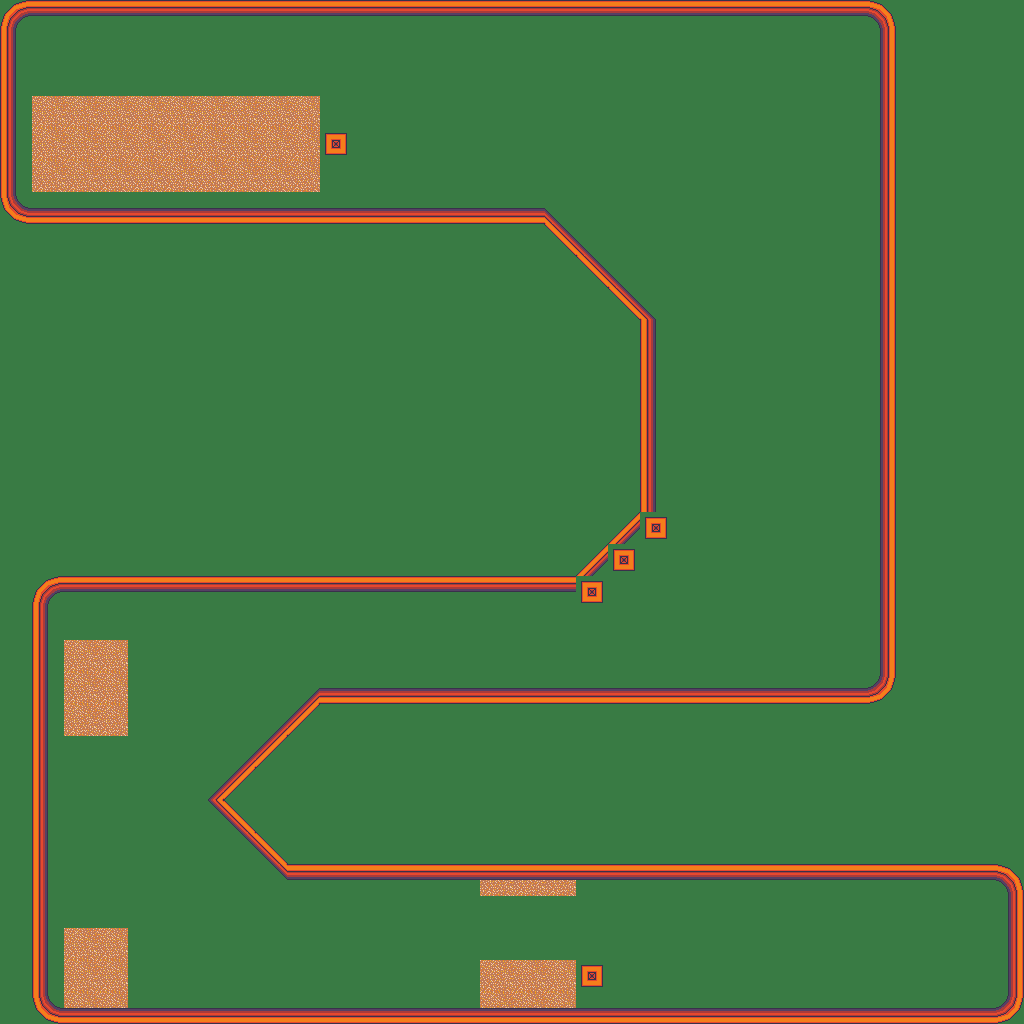

A 2D game scene composited from a Tiled map and its tileset images. What follows is a short description and the map's XML, with each tile layer's data collapsed to a summary:
An orthogonal 32x32 tile map with 32x32 px tiles, 2 tile layers (ground, walls) and 13 objects (5x bumper, exterior, tee, hole).

<map version="1.0" tiledversion="1.1.4" orientation="orthogonal" renderorder="right-down" width="32" height="32" tilewidth="32" tileheight="32" infinite="0" nextobjectid="32">
 <tileset firstgid="1" source="tileset.tsx" />
 <layer name="ground" width="32" height="32">
  <data>[1024 cells, 1024 non-empty, 2 distinct tile ids]</data>
 </layer>
 <layer name="walls" width="32" height="32">
  <data>[1024 cells, 206 non-empty, 16 distinct tile ids]</data>
 </layer>
 <objectgroup name="collision">
  <object id="26" type="exterior" x="208" y="792">
   <polyline points="0,8 112,-104 656,-104 672,-112 672,-120 672,-760 672,-768 664,-776 648,-776 -176,-776 -184,-776 -192,-768 -192,-760 -192,-600 -192,-592 -184,-584 -176,-584 336,-584 448,-472 448,-280 368,-200 -144,-200 -152,-200 -160,-192 -160,-184 -160,200 -160,208 -152,216 -144,216 784,216 792,216 800,208 800,200 800,96 792,88 784,88 80,88 0,8" />
  </object>
  <object id="27" x="347" y="133">
   <polyline points="0,0 -22,0 -22,22 0,22 0,0" />
  </object>
  <object id="28" x="667" y="517">
   <polyline points="0,0 -22,0 -22,22 0,22 0,0" />
  </object>
  <object id="29" x="635" y="549">
   <polyline points="0,0 -22,0 -22,22 0,22 0,1" />
  </object>
  <object id="30" x="603" y="581">
   <polyline points="0,0 -22,0 -22,22 0,22 0,0" />
  </object>
  <object id="31" x="603" y="965">
   <polyline points="0,0 -22,0 -22,22 0,22 0,0" />
  </object>
 </objectgroup>
 <objectgroup name="objects">
  <object id="8" type="tee" gid="183" x="960" y="960" width="32" height="32">
   <properties>
    <property name="facing" type="int" value="90" />
   </properties>
  </object>
  <object id="9" type="bumper" gid="184" x="416" y="992" width="32" height="32" />
  <object id="11" type="bumper" gid="184" x="64" y="928" width="32" height="32" />
  <object id="13" type="bumper" gid="184" x="64" y="640" width="32" height="32" />
  <object id="14" type="bumper" gid="184" x="832" y="672" width="32" height="32" />
  <object id="16" type="bumper" gid="184" x="832" y="64" width="32" height="32" />
  <object id="17" type="hole" gid="169" x="32" y="64" width="32" height="32" />
 </objectgroup>
</map>
